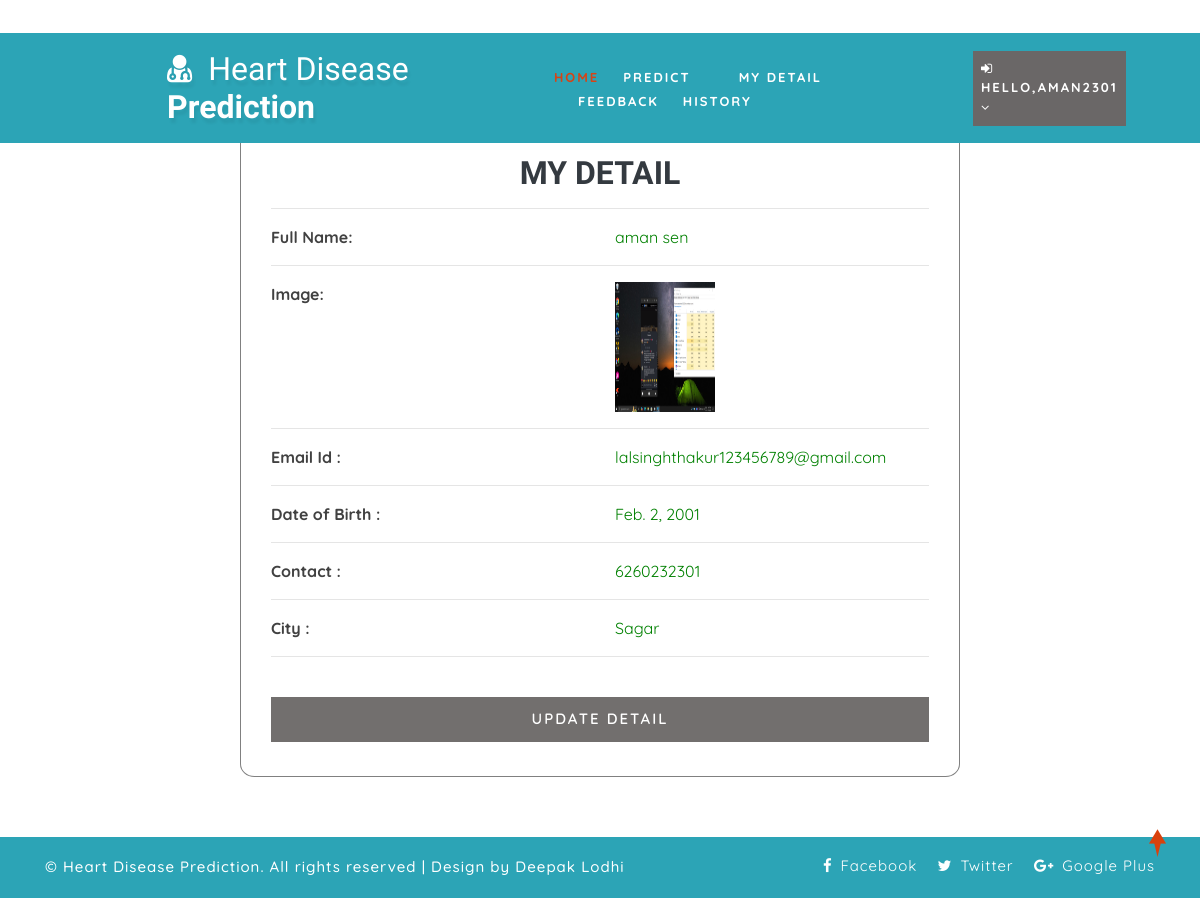
The app's page /profile_doctor/ (signed in) with its own data.
### health/models.py (models this page shows, shortened)
class Patient(models.Model):
    user = models.ForeignKey(User, on_delete=models.CASCADE, null=True)
    contact = models.CharField(max_length=100, null=True)
    address = models.CharField(max_length=100, null=True)
    dob = models.DateField(null=True)
    image = models.FileField(null=True)

### health/views.py (the view)
# urls.py: path('profile_doctor/', view_my_detail, name="profile_doctor"),
@login_required(login_url="login")
def view_my_detail(request):
    terror = ""
    user = User.objects.get(id=request.user.id)
    error = ""
    try:
        sign = Patient.objects.get(user=user)
        error = "pat"
    except:
        sign = Doctor.objects.get(user=user)
    return render(request, 'profile_doctor.html', {'error': error, 'pro': sign})

### health/templates/profile_doctor.html (shortened to what this page needs)
{% extends 'index.html' %}
{% load static %}
{% block body %}
<div class="container" style="width:60%;margin-top:8%;margin-bottom:5%;background:white;border-radius:2%;border:1px solid grey">
    <br>
    <h2 class="w3ls-title text-uppercase text-dark font-weight-bold" align="center">My Detail</h2>
<div align="left" class="container-fluid" style="width:100%;margin-bottom:5%">
    <hr><div class="row" >
        <div class="col-md-6 div2" style="color: #414141; font-weight: 900;">
            <strong>Full Name:</strong>
        </div>
        <div class="col-md-6 div1">
            {{pro.user.first_name}} {{pro.user.last_name}}
        </div>
    </div><hr>
    <div class="row">
        <div class="col-md-6 div2" style="color: #414141; font-weight: 900;">
            <strong>Image:</strong>
        </div>
        <div class="col-md-6">
            <img src="{{pro.image.url}}" style="width:100px;height:130px"></img>
        </div></div><hr>
    <div class="row">
        <div class="col-md-6 div2" style="color: #414141; font-weight: 900;">
            <strong>Email Id :</strong>
        </div>
        <div class="col-md-6 div1">
            {{pro.user.email}}
        </div>
    </div><hr>
     <div class="row">
        <div class="col-md-6 div2" style="color: #414141; font-weight: 900;">
            <strong>Date of Birth :</strong>
        </div>
        <div class="col-md-6 div1">
            {{pro.dob}}
        </div>
    </div><hr>
     <div class="row">
        <div class="col-md-6 div2" style="color: #414141; font-weight: 900;">
            <strong>Contact :</strong>
        </div>
        <div class="col-md-6 div1">
            {{pro.contact}}
        </div>
     </div><hr>
    <div class="row">
        <div class="col-md-6 div2" style="color: #414141; font-weight: 900;">
            <strong>City :</strong>
        </div>
        <div class="col-md-6 div1">
            {{pro.address}}
        </div>
    </div><hr>
    <div class="login px-sm-12" style="width:100%">
    <a href="{% url 'edit_profile' %}">
        <button class="btn submit mt-4 " style="width:100%; background-color: #726f6e;">Update Detail</button>
    </a>
    </div>
</div>
</div>
{% endblock %}

### health/templates/index.html (shortened to what this page needs)
<!DOCTYPE html>
{% load static %}
<html lang="zxx">
<head>
	<link rel="stylesheet" href="{% static 'css/bootstrap.css' %}">
	<link href="{% static 'css/css_slider.css' %}" type="text/css" rel="stylesheet" media="all">
	<link rel="stylesheet" href="{% static 'css/style.css' %}" type="text/css" media="all" />
	<link href="{% static 'css/font-awesome.min.css' %}" rel="stylesheet">
<link rel='stylesheet' type='text/css' href="https://cdn.datatables.net/1.10.21/css/jquery.dataTables.min.css">
<link rel='stylesheet' type='text/css' href="https://cdn.datatables.net/buttons/1.6.2/css/buttons.dataTables.min.css">
</head>
<body>
	<div id="home" style="margin-bottom:2%">
		<header>
			<div class="top-bar py-3">
				<div class="container">
					<div class="row">
						<div class="col-xl-7 col-lg-6 col-md-4 top-social-agile text-md-right text-center mt-md-0 mt-2">
							<div class="row">
								<div class="col-xl-3 col-lg-4 col-6 top-w3layouts p-md-0 text-right">
								</div>
								<div class="col-xl-3 col-lg-4 col-6 header-w3layouts text-md-right text-left">
								</div>
							</div>
						</div>
					</div>
				</div>
			</div>
		</header>
		<div class="main-top" style="background:rgb(44, 164, 182)">
			<div class="container-fluid">
				<div class="header d-md-flex justify-content-between align-items-center py-3">
					<div id="logo" style="margin-left:13%">
						<h1>
							<a href="index.html">
								<span class="fa fa-user-md mr-2"></span>
								<span class="logo-sp">Heart Disease</span> Prediction
							</a>
						</h1>
					</div>
					{% if request.user.is_staff %}
					<div class="nav_w3ls" style="margin-right:4%">
						<nav>
							<label for="drop1" class="toggle">Menu</label>
							<input type="checkbox" id="drop1" />
							<ul class="menu" style="padding:15px;width:100%">
								<li class="mx-lg-4 mx-md-3 my-md-0 my-2"><a href="{% url 'admin_home' %}" >Home</a></li>
								<li>
									<label for="drop-2" class="toggle toogle-2"> <span class="fa fa-angle-down" aria-hidden="true"></span>
									</label>
									<a href="#"> Doctor <span class="fa fa-angle-down" aria-hidden="true"></span></a>
									<ul style="margin-top:2%;width:40%;margin-right:0%">
										<li style="width:100%;"><a href="/add_doctor" class="drop-text">Add Doctor</a></li>
										<li style="width:100%;"><a href="/view_doctor" class="drop-text">View Doctor</a></li>
									</ul>
								</li>
								<li class="mx-lg-4 mx-md-3 my-md-0 my-2"><a href="/view_patient">Patient</a></li>
								<li class="mx-lg-4 mx-md-3 my-md-0 my-2">
									<a href="/view_search_pat">Searched Data</a></li>
								<li><a href="/view_feedback">Feedback</a></li>
							</ul>
						</nav>
					</div>
					<div class="nav_w3ls" style="margin-right:3%">
						<nav>
							<label for="drop2" class="toggle">Menu</label>
							<input type="checkbox" id="drop2" />
							<ul class="menu">
								<li class="mx-lg-4 mx-md-3 my-md-0 my-2" style="background:red;padding:8px">
									<label for="drop-2" class="toggle toogle-2"> <span class="fa fa-angle-down" aria-hidden="true"></span>
									</label>
									<a href="#"><i class="fa fa-user"></i> {{request.user.username}} <span class="fa fa-angle-down" aria-hidden="true"></span></a>
									<ul style="margin-top:10%;width:80%;margin-right:5%">
										<li style="width:100%;"><a href="{% url 'change_password' %}" class="drop-text">Password</a></li>
										<li style="width:100%;"><a href="{% url 'logout' %}" class="drop-text">Logout</a></li>
									</ul>
								</li>
							</ul>
						</nav>
					</div>
					{% elif request.user.patient_set.all.0 %}
					<div class="nav_w3ls" style="margin-left:5%;font-weight:bold">
						<nav>
							<ul class="menu" style="padding:15px;width:100%">
								<li><a href="{% url 'patient_home' %}" class="active">Home</a></li>
								<li class="mx-lg-4 mx-md-3 my-md-0 my-2"><a href="/add_heartdetail">Predict</a></li>
								<li class="mx-lg-4 mx-md-3 my-md-0 my-2"><a href="/profile_doctor">My Detail</a></li>
								<li class="mx-lg-4 mx-md-3 my-md-0 my-2"><a href="/sent_feedback">Feedback</a></li>
								<li><a href="/view_search_pat">History</a></li>
							</ul>
						</nav>
					</div>
					<div class="nav_w3ls" style="margin-right:3%">
						<nav>
							<ul class="menu">
								<li class="mx-lg-4 mx-md-3 my-md-0 my-2" style="background:#6a6767;padding:8px">
									<a href="#"><i class="fa fa-sign-in"></i> Hello,{{request.user.username}} <span class="fa fa-angle-down" aria-hidden="true"></span></a>
								</li>
							</ul>
						</nav>
					</div>
					{% endif %}
				</div>
			</div>
		</div>
		{% block body %}
		{% endblock %}
	</div>
	<div class="copy-w3pvt" style="background:rgb(44, 164, 182);color:white">
		<div class="container py-3">
			<div class="row">
				<div class="col-lg-7 w3ls_footer_grid1_left text-lg-left text-center">
					<p style="color:white">&copy; Heart Disease Prediction. All rights reserved | Design by Deepak Lodhi</a>
					</p>
				</div>
				<div class="col-lg-5 w3ls_footer_grid_left1_pos text-lg-right text-center mt-lg-0 mt-2">
					<ul style="color:white">
						<li>
							<a href="#" style="color:white" class="facebook">
								<span class="fa fa-facebook-f mr-2"></span>Facebook</a>
						</li>
						<li class="mx-3">
							<a href="#" style="color:white" class="twitter">
								<span class="fa fa-twitter mr-2"></span>Twitter</a>
						</li>
						<li>
							<a href="#" style="color:white" class="google">
								<span class="fa fa-google-plus mr-2"></span>Google Plus</a>
						</li>
					</ul>
				</div>
			</div>
		</div>
	</div>
	<a href="#home" style="color:white" class="move-top text-center"></a>
</body>
</html>

### health/static/css/style.css (style rules this page uses)
body { padding: 0; margin: 0; background: #FFF; font-family: 'Quicksand', sans-serif; }
body a, body button { transition: 0.5s all; -webkit-transition: 0.5s all; -moz-transition: 0.5s all; -o-transition: 0.5s all; -ms-transition: 0.5s all; text-decoration: none; }
html { scroll-behavior: smooth; }
h1, h2, h3, h4, h5, h6 { margin: 0; padding: 0; font-family: 'Mukta', sans-serif; }
p { margin: 0; padding: 0; font-size: 15px; letter-spacing: 1px; line-height: 1.9; color: #999; font-family: 'Quicksand', sans-serif; }
ul, ol { margin: 0; padding: 0; }
a.move-top { width: 34px; height: 34px; background: url(../images/move-top.png) no-repeat; display: inline-block; position: fixed; bottom: 4%; right: 2%; z-index: 0; }
#home { position: relative; }
.main-top { position: absolute; z-index: 999; width: 100%; background: rgba(0, 0, 0, 0.4); }
nav { margin: 0; padding: 0; }
#logo a { float: left; display: initial; font-weight: 700; font-size: 32px; color: #fff; text-shadow: 2px 5px 3px rgba(0, 0, 0, 0.06); padding: 0; }
span.logo-sp { font-weight: 100; }
nav:after { content: ""; display: table; clear: both; }
nav ul { float: right; padding: 0; margin: 0; list-style: none; position: relative; }
nav ul li { margin: 0px; display: inline-block; float: left; }
nav a { padding: 0; color: #fff; font-size: 13px; letter-spacing: 2px; font-weight: 700; text-transform: uppercase; display: inline-block; transition: 0.5s all; -webkit-transition: 0.5s all; -moz-transition: 0.5s all; -o-transition: 0.5s all; -ms-transition: 0.5s all; }
.menu li a.active, .menu li a:hover { color: #2196f3; transition: 0.5s all; -webkit-transition: 0.5s all; -moz-transition: 0.5s all; -o-transition: 0.5s all; -ms-transition: 0.5s all; color: #d84315; }
li>a:only-child:after { content: ''; }
.w3ls_footer_grid_left1_pos ul li, ul.list-part li { display: inline-block; }
.w3ls_footer_grid_left1_pos ul li a { color: #000; text-decoration: none; letter-spacing: 1px; font-size: 15px; }
.w3ls_footer_grid1_left p { color: #484848; font-weight: 500; }
.login button { background: #d84315; color: #fff; font-weight: 600; letter-spacing: 2px; font-size: 15px; padding: 10px 30px; text-transform: uppercase; border-radius: 0px; }

### health/templates/profile_doctor.html (style rules this page uses)
.div1 { color:green; }
.div2 { color:red; }

### records on screen
Patient: user.first_name "aman", user.last_name "sen", image (picture), user.email "lalsinghthakur123456789@gmail.com", dob "Feb. 2, 2001", contact "6260232301", address "Sagar"

### other values on screen
{{ request.user.username }} "AMAN2301"
